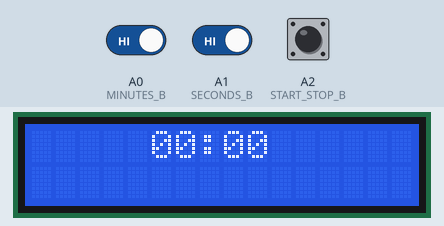
Bench run of a sketch on a simulated Arduino Uno, built with avr-gcc and run on an emulated ATmega328P. Shown: 16×2 character LCD. The inputs (shaded band) are chosen by the test bench; at power-on: A0 (MINUTES_B) HIGH, A1 (SECONDS_B) HIGH, A2 (START_STOP_B) LOW.

Above: at 1.2 s.
1.3 s: A0 (MINUTES_B) driven LOW
At 2.7 s:
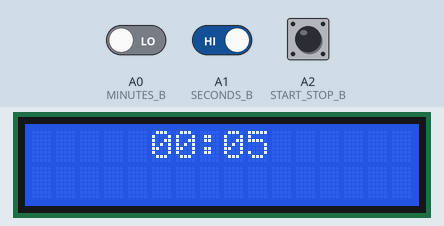
2.8 s: A1 (SECONDS_B) driven LOW
4.3 s: A2 (START_STOP_B) pulled HIGH for 0.15 s
At 5.2 s:
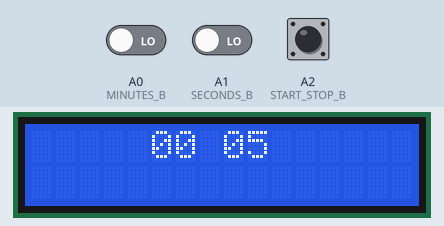
7.4 s: A0 (MINUTES_B) driven HIGH
At 7.57 s:
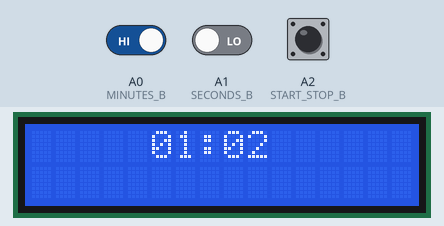
Timing chart, 0 to 9.9 s (numbered marks = the images above; inputs shaded):
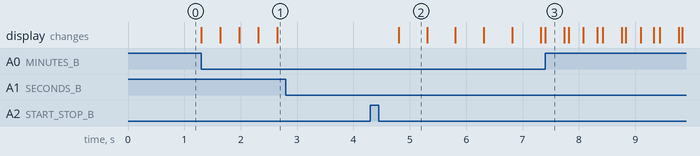

The sketch:

Timer.ino
```cpp
#include <LiquidCrystal.h>
#define START_STOP_B A2
#define SECONDS_B A1
#define MINUTES_B A0

LiquidCrystal display(3,2,7,6,5,4);
long timerControlInt = 0; // Timer 2 interrupt count
long current, last; // used for button press duration calculation
void timerMode(int8_t mode) { // TCNT2 control
  TCCR2A = 0; // reset registers
  TCCR2B = 0;
  TIMSK2 = 0;
  TCNT2 = 0;
  timerControlInt = 0; // reset
  if (mode == 1){
    TCCR2B |= 1; // set up TCNT2 to 16 MHz and turn on overflow interrupts
    TIMSK2 |= 1;
  }
}

void timerControl();

struct Buttons {
  uint8_t startStop:1;
  uint8_t minutes:1;
  uint8_t seconds:1;
} buttons;

class Timer { // Timer START
  public:
  int8_t raw_time, seconds, minutes, status;
  void update() { // main function
    raw_time++;
    if (raw_time == 2) {
      raw_time = 0;
      if(seconds == 0) {
        minutes--;
        seconds = 59;
      } else {
        seconds--;
        if(seconds == 0 && minutes == 0) {
          reset();
          alarm();
        }
      }
    }
    show();
  }
  void alarm() { // anything could be placed here
    tone(8,1000,1000);
  }
  void set(int8_t mins, int8_t secs) { // minutes and seconds setup function
    seconds = secs;
    if(seconds >= 60)
      seconds = 0;

    minutes = mins;
    if(minutes >= 60)
      minutes = 0;
    show();
  }
  void reset() { // resets and stops timer
    raw_time = 0;
    seconds = 0;
    minutes = 0;
    timerMode(0);
    show();
    status = 0;
  }
  void start () { //starts timer
    if(!(seconds == 0 && minutes == 0)){ // if time is 00:00, play alarm immediately
      timerMode(1);
      status = 1;
      show();
    } else alarm();
  }
  void stop() { // pause timer
    timerMode(0);
    status = 0;
    show();
  }
  void show() { // display clock on the lcd display
    display.clear();
    display.setCursor(5,0);
    if (minutes < 10) {
      display.print('0');
      display.print(minutes);
    } else
      display.print(minutes);

      if (raw_time == 0 || status == 0)
        display.print(':');
      else
        display.print(' ');

    if (seconds < 10) {
      display.print('0');
      display.print(seconds);
    } else
      display.print(seconds);
  }
  Timer() { // Timer class constructor
    raw_time = 0;
    seconds = 0;
    minutes = 0;
    status = 0;
  }
} timer1; // Timer END

void setup() {
  // put your setup code here, to run once:
  display.begin(16,2);
  pinMode(START_STOP_B, INPUT); // input is 3 buttons
  pinMode(MINUTES_B, INPUT);
  pinMode(SECONDS_B, INPUT);
  sei(); // enable iterrupts
  timer1.show();
}

void loop() { // void loop START
  buttons.startStop = digitalRead(START_STOP_B); // read button states
  buttons.minutes = digitalRead(MINUTES_B);
  buttons.seconds = digitalRead(SECONDS_B);
  if (!buttons.startStop && !buttons.minutes && buttons.seconds) { // executes if only the seconds button is pressed
    timer1.set(timer1.minutes, timer1.seconds+1); // increment seconds
    last = millis();
    while(digitalRead(SECONDS_B)) { // while seconds button is held
      current = millis();
      if(current - last > 333) {
        timer1.set(timer1.minutes, timer1.seconds+1); // keep incrementing seconds
        last = millis();
      }
    }
    timer1.show();
  }
  if (!buttons.startStop && buttons.minutes && !buttons.seconds){ // executes if only the minutes button is pressed
    timer1.set(timer1.minutes+1, timer1.seconds); // increment minutes
    last = millis();
    while(digitalRead(MINUTES_B)) { // while minutes button is held
      current = millis();
      if(current - last > 333) {
        timer1.set(timer1.minutes+1, timer1.seconds); // keep incrementing minutes
        last = millis();
      }
    }
    timer1.show();
  }
  if (buttons.startStop && !buttons.minutes && !buttons.seconds) { // executes if only the start and stop button is pressed
    if (timer1.status == 0) // toggle timer
      timer1.start();
    else if(timer1.status == 1)
      timer1.stop();
    last = millis();
    while(digitalRead(START_STOP_B)) { // if the start and stop is held
      current = millis();
      if (current - last > 1000) {
        timer1.reset(); // reset the timer
        last = millis();
      }
    }
  }
} // void loop END

void timerControl() { // transforms timer interrupts into seconds
  timerControlInt++;
  if(timerControlInt == 31250) { // transforms 31250 interrupts into 0.5 seconds
    timerControlInt = 0;
    timer1.update();
  }
}

ISR(TIMER2_OVF_vect) { // interrupt calls transformation function
  timerControl();
}
```

Measured:
- after the input at 1.3 s, the display: first changes at once (image 1 shows a later state)
- after the input at 2.8 s, every drawn part: stays the same
- after the input at 4.3 s, the display: changes after 0.50 s (image 2)
- what the display in image 2 shows lasts 0.5 s, from 4.8 s to 5.3 s
